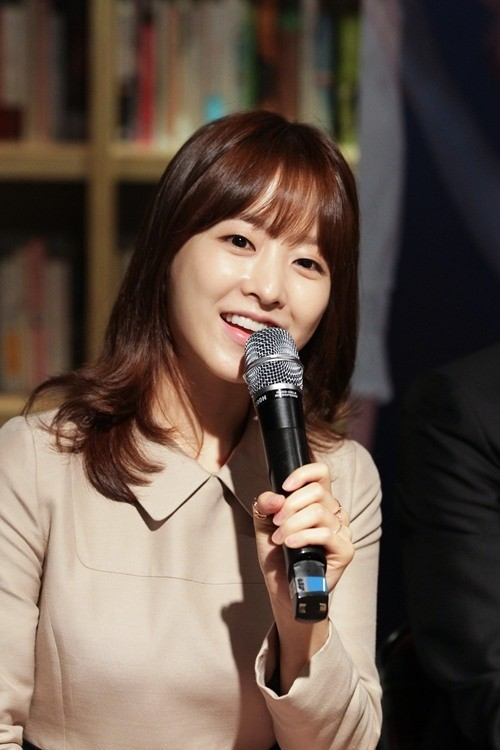
#> input picture openCV/image/1.jpg, 500 x 750 px
$ python cv-10-1.py
#> lines starting #> are read from the running program, lines starting #| are printed output that depends on the picture
import numpy as np
import cv2

# [60 lines left out: functions transform, transform2, transform3, transform4, not called in this run]

def transform5():
    img = cv2.imread('image/1.jpg')
#> img is the input picture: shape (750, 500, 3); mean B, G, R 73.2, 83.8, 100.2
    h, w = img.shape[:2]
#> h = 750; w = 500

    pts1 = np.float32([[0,0],[300,0], [0,300], [300,300]])
    pts2 = np.float32([[56,65], [368,52], [28,387], [389,390]])

    M = cv2.getPerspectiveTransform(pts1, pts2)

    img2 = cv2.warpPerspective(img, M, (w,h))
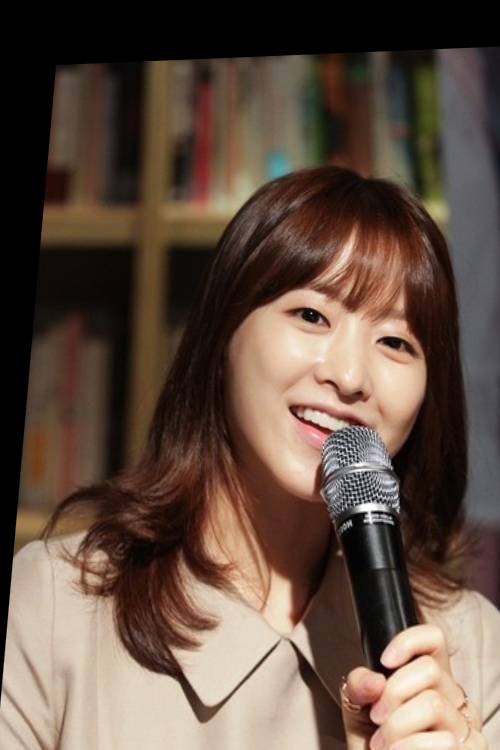
#> img2: shape (750, 500, 3); mean B, G, R 67.4, 79.8, 98.4

    cv2.imshow('original', img)
    cv2.imshow('Perspective-Transform', img2)

    cv2.waitKey(0)
    cv2.destroyAllWindows()
transform5()

'''
fx, fy : 각각 가로 방향 , 세로 방향으로 배율인자.
interpolation: 리사이징을 수행할때 적용할 interpolation 방법
* 축소할 땐 INTER_AREA
* 확대할 땐 INTER_NEAREST

warpAffine() 함수
- img : 변환할 소스
- M : 2 X 3 변환 매트릭스 (np.float32([[1,0,100], [0,1,50]]))
-(w ,h): 출력될 이미지 사이즈


'''

$ run again, with openCV/image/10.JPG copied over openCV/image/1.jpg
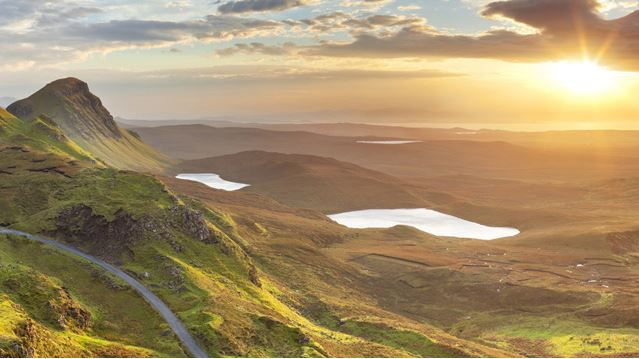
#> input picture openCV/image/10.JPG, 639 x 359 px
#> in transform5, img is the input picture: shape (359, 639, 3); mean B, G, R 105, 141.9, 163.8
#> in transform5, `img2 = cv2.warpPerspective(img, M, (w,h))`:
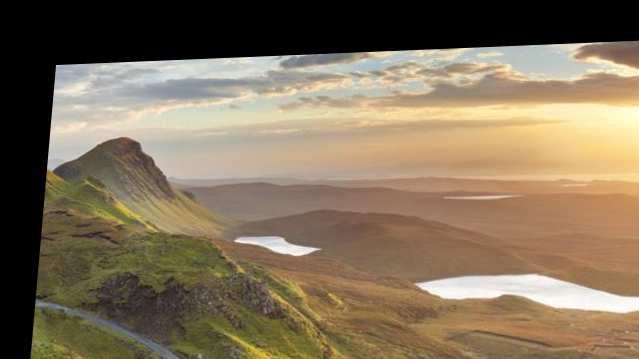
#> img2: shape (359, 639, 3); mean B, G, R 90.4, 113.9, 129.7

$ run again, with openCV/image/11.JPG copied over openCV/image/1.jpg
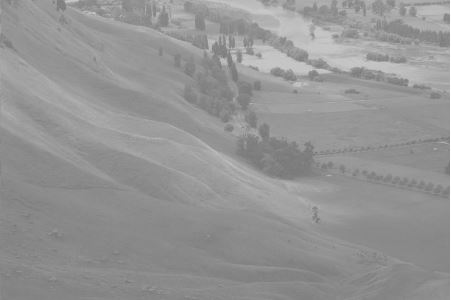
#> input picture openCV/image/11.JPG, 451 x 300 px
#> in transform5, img is the input picture: shape (300, 451, 3); min 117, max 255, mean 148.2
#> in transform5, `img2 = cv2.warpPerspective(img, M, (w,h))`:
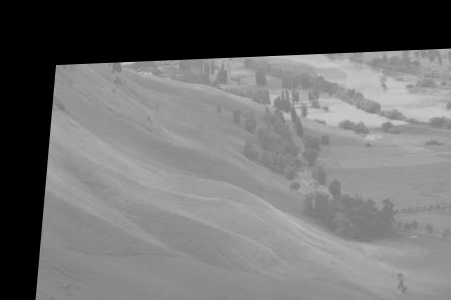
#> img2: shape (300, 451, 3); min 0, max 205, mean 110.2

$ run again, with openCV/image/12.JPG copied over openCV/image/1.jpg
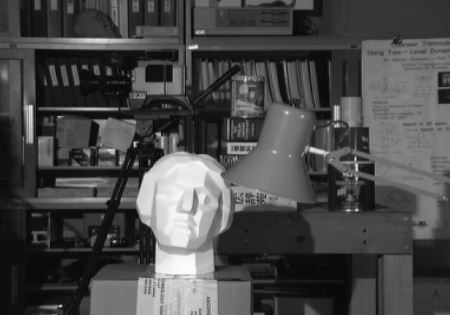
#> input picture openCV/image/12.JPG, 450 x 315 px
#> in transform5, img is the input picture: shape (315, 450, 3); min 0, max 255, mean 73.6
#> in transform5, `img2 = cv2.warpPerspective(img, M, (w,h))`:
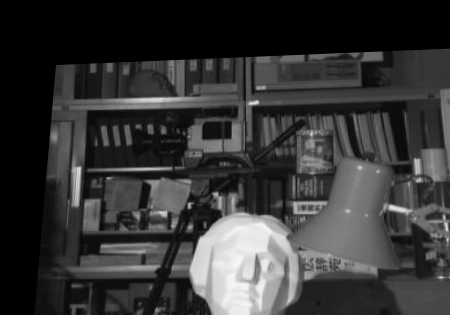
#> img2: shape (315, 450, 3); min 0, max 249, mean 53.9
